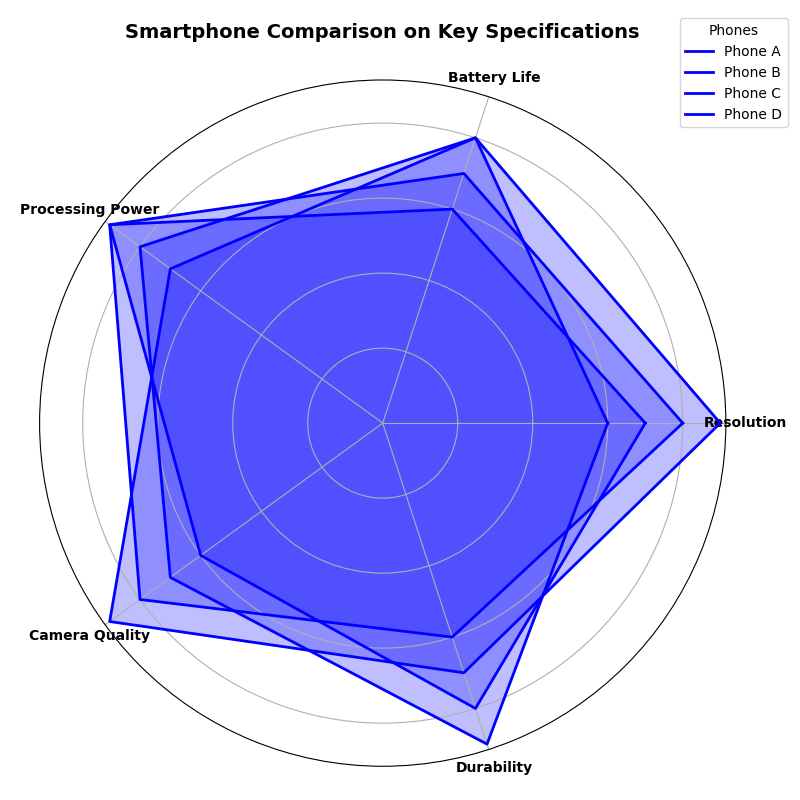

Recreate this plot in Python.
import numpy as np
import matplotlib.pyplot as plt
from math import pi

parameters = ['Resolution', 'Battery Life', 'Processing Power', 'Camera Quality', 'Durability']
num_vars = len(parameters)

smartphones = {
    'Phone A': [8, 7, 9, 8, 6],
    'Phone B': [7, 6, 9, 6, 8],
    'Phone C': [9, 8, 7, 9, 7],
    'Phone D': [6, 8, 8, 7, 9]
}

def create_radar_chart(ax, data, categories, label, color):
    angles = np.linspace(0, 2 * pi, num_vars, endpoint=False).tolist()
    data = data + data[:1]
    angles += angles[:1]

    ax.fill(angles, data, color=color, alpha=0.25)
    ax.plot(angles, data, color=color, linewidth=2, linestyle='solid', label=label)
    ax.set_yticklabels([])
    ax.set_xticks(angles[:-1])
    ax.set_xticklabels(categories, fontsize=10, fontweight='bold')

fig, ax = plt.subplots(figsize=(8, 8), subplot_kw=dict(polar=True))

for phone, specs in smartphones.items():
    create_radar_chart(ax, specs, parameters, phone, 'blue')

ax.set_title("Smartphone Comparison on Key Specifications", fontsize=14, fontweight='bold', pad=30)
plt.legend(loc='upper right', bbox_to_anchor=(1.1, 1.1), title="Phones")
plt.tight_layout()
plt.show()
